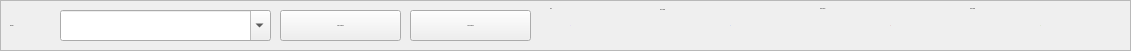
     <widget class="QFrame" name="frame_3">
      <property name="geometry">
       <rect>
        <x>10</x>
        <y>60</y>
        <width>1131</width>
        <height>51</height>
       </rect>
      </property>
      <property name="frameShape">
       <enum>QFrame::Shape::StyledPanel</enum>
      </property>
      <property name="frameShadow">
       <enum>QFrame::Shadow::Raised</enum>
      </property>
      <widget class="QLabel" name="label_Camera">
       <property name="geometry">
        <rect>
         <x>10</x>
         <y>0</y>
         <width>61</width>
         <height>51</height>
        </rect>
       </property>
       <property name="font">
        <font>
         <family>Segoe UI</family>
         <pointsize>-1</pointsize>
        </font>
       </property>
       <property name="text">
        <string>Camera</string>
       </property>
      </widget>
      <widget class="QComboBox" name="cameraComboBox">
       <property name="geometry">
        <rect>
         <x>60</x>
         <y>10</y>
         <width>211</width>
         <height>31</height>
        </rect>
       </property>
       <property name="font">
        <font>
         <family>Segoe UI</family>
         <pointsize>-1</pointsize>
        </font>
       </property>
       <property name="editable">
        <bool>true</bool>
       </property>
      </widget>
      <widget class="QPushButton" name="openCamera">
       <property name="geometry">
        <rect>
         <x>280</x>
         <y>10</y>
         <width>121</width>
         <height>31</height>
        </rect>
       </property>
       <property name="font">
        <font>
         <family>Segoe UI</family>
         <pointsize>-1</pointsize>
        </font>
       </property>
       <property name="text">
        <string>Open Camera</string>
       </property>
      </widget>
      <widget class="QPushButton" name="closeCamera">
       <property name="geometry">
        <rect>
         <x>410</x>
         <y>10</y>
         <width>121</width>
         <height>31</height>
        </rect>
       </property>
       <property name="font">
        <font>
         <family>Segoe UI</family>
         <pointsize>-1</pointsize>
        </font>
       </property>
       <property name="text">
        <string>Close Camera</string>
       </property>
      </widget>
      <widget class="QLabel" name="label_10">
       <property name="geometry">
        <rect>
         <x>550</x>
         <y>0</y>
         <width>24</width>
         <height>18</height>
        </rect>
       </property>
       <property name="font">
        <font>
         <family>Segoe UI</family>
         <pointsize>-1</pointsize>
        </font>
       </property>
       <property name="text">
        <string>FPS:</string>
       </property>
      </widget>
      <widget class="QLabel" name="fps_label">
       <property name="geometry">
        <rect>
         <x>570</x>
         <y>0</y>
         <width>81</width>
         <height>51</height>
        </rect>
       </property>
       <property name="palette">
        <palette>
         <active>
          <colorrole role="WindowText">
           <brush brushstyle="SolidPattern">
            <color alpha="255">
             <red>170</red>
             <green>85</green>
             <blue>255</blue>
            </color>
           </brush>
          </colorrole>
          <colorrole role="Button">
           <brush brushstyle="SolidPattern">
            <color alpha="0">
             <red>0</red>
             <green>0</green>
             <blue>0</blue>
            </color>
           </brush>
          </colorrole>
          <colorrole role="Text">
           <brush brushstyle="SolidPattern">
            <color alpha="255">
             <red>226</red>
             <green>112</green>
             <blue>255</blue>
            </color>
           </brush>
          </colorrole>
          <colorrole role="ButtonText">
           <brush brushstyle="SolidPattern">
            <color alpha="255">
             <red>226</red>
             <green>112</green>
             <blue>255</blue>
            </color>
           </brush>
          </colorrole>
          <colorrole role="Base">
           <brush brushstyle="SolidPattern">
            <color alpha="0">
             <red>0</red>
             <green>0</green>
             <blue>0</blue>
            </color>
           </brush>
          </colorrole>
          <colorrole role="Window">
           <brush brushstyle="SolidPattern">
            <color alpha="0">
             <red>0</red>
             <green>0</green>
             <blue>0</blue>
            </color>
           </brush>
          </colorrole>
          <colorrole role="PlaceholderText">
           <brush brushstyle="SolidPattern">
            <color alpha="128">
             <red>226</red>
             <green>112</green>
             <blue>255</blue>
            </color>
           </brush>
          </colorrole>
         </active>
         <inactive>
          <colorrole role="WindowText">
           <brush brushstyle="SolidPattern">
            <color alpha="255">
             <red>170</red>
             <green>85</green>
             <blue>255</blue>
            </color>
           </brush>
          </colorrole>
          <colorrole role="Button">
           <brush brushstyle="SolidPattern">
            <color alpha="0">
             <red>0</red>
             <green>0</green>
             <blue>0</blue>
            </color>
           </brush>
          </colorrole>
          <colorrole role="Text">
           <brush brushstyle="SolidPattern">
            <color alpha="255">
             <red>226</red>
             <green>112</green>
             <blue>255</blue>
            </color>
           </brush>
          </colorrole>
          <colorrole role="ButtonText">
           <brush brushstyle="SolidPattern">
            <color alpha="255">
             <red>226</red>
             <green>112</green>
             <blue>255</blue>
            </color>
           </brush>
          </colorrole>
          <colorrole role="Base">
           <brush brushstyle="SolidPattern">
            <color alpha="0">
             <red>0</red>
             <green>0</green>
             <blue>0</blue>
            </color>
           </brush>
          </colorrole>
          <colorrole role="Window">
           <brush brushstyle="SolidPattern">
            <color alpha="0">
             <red>0</red>
             <green>0</green>
             <blue>0</blue>
            </color>
           </brush>
          </colorrole>
          <colorrole role="PlaceholderText">
           <brush brushstyle="SolidPattern">
            <color alpha="128">
             <red>226</red>
             <green>112</green>
             <blue>255</blue>
            </color>
           </brush>
          </colorrole>
         </inactive>
         <disabled>
          <colorrole role="WindowText">
           <brush brushstyle="SolidPattern">
            <color alpha="255">
             <red>120</red>
             <green>120</green>
             <blue>120</blue>
            </color>
           </brush>
          </colorrole>
          <colorrole role="Button">
           <brush brushstyle="SolidPattern">
            <color alpha="0">
             <red>0</red>
             <green>0</green>
             <blue>0</blue>
            </color>
           </brush>
          </colorrole>
          <colorrole role="Text">
           <brush brushstyle="SolidPattern">
            <color alpha="255">
             <red>226</red>
             <green>112</green>
             <blue>255</blue>
            </color>
           </brush>
          </colorrole>
          <colorrole role="ButtonText">
           <brush brushstyle="SolidPattern">
            <color alpha="255">
             <red>226</red>
             <green>112</green>
             <blue>255</blue>
            </color>
           </brush>
          </colorrole>
          <colorrole role="Base">
           <brush brushstyle="SolidPattern">
            <color alpha="0">
             <red>0</red>
             <green>0</green>
             <blue>0</blue>
            </color>
           </brush>
          </colorrole>
          <colorrole role="Window">
           <brush brushstyle="SolidPattern">
            <color alpha="0">
             <red>0</red>
             <green>0</green>
             <blue>0</blue>
            </color>
           </brush>
          </colorrole>
          <colorrole role="PlaceholderText">
           <brush brushstyle="SolidPattern">
            <color alpha="128">
             <red>226</red>
             <green>112</green>
             <blue>255</blue>
            </color>
           </brush>
          </colorrole>
         </disabled>
        </palette>
       </property>
       <property name="font">
        <font>
         <family>Segoe UI</family>
         <pointsize>-1</pointsize>
         <bold>true</bold>
        </font>
       </property>
       <property name="text">
        <string>--</string>
       </property>
      </widget>
      <widget class="QLabel" name="label_5">
       <property name="geometry">
        <rect>
         <x>660</x>
         <y>0</y>
         <width>64</width>
         <height>20</height>
        </rect>
       </property>
       <property name="font">
        <font>
         <family>Segoe UI</family>
         <pointsize>-1</pointsize>
        </font>
       </property>
       <property name="text">
        <string>CPU Usage</string>
       </property>
      </widget>
      <widget class="QLabel" name="cpu_label">
       <property name="geometry">
        <rect>
         <x>730</x>
         <y>0</y>
         <width>81</width>
         <height>51</height>
        </rect>
       </property>
       <property name="palette">
        <palette>
         <active>
          <colorrole role="WindowText">
           <brush brushstyle="SolidPattern">
            <color alpha="255">
             <red>0</red>
             <green>85</green>
             <blue>255</blue>
            </color>
           </brush>
          </colorrole>
          <colorrole role="Button">
           <brush brushstyle="SolidPattern">
            <color alpha="0">
             <red>0</red>
             <green>0</green>
             <blue>0</blue>
            </color>
           </brush>
          </colorrole>
          <colorrole role="Text">
           <brush brushstyle="SolidPattern">
            <color alpha="255">
             <red>89</red>
             <green>210</green>
             <blue>255</blue>
            </color>
           </brush>
          </colorrole>
          <colorrole role="ButtonText">
           <brush brushstyle="SolidPattern">
            <color alpha="255">
             <red>89</red>
             <green>210</green>
             <blue>255</blue>
            </color>
           </brush>
          </colorrole>
          <colorrole role="Base">
           <brush brushstyle="SolidPattern">
            <color alpha="0">
             <red>0</red>
             <green>0</green>
             <blue>0</blue>
            </color>
           </brush>
          </colorrole>
          <colorrole role="Window">
           <brush brushstyle="SolidPattern">
            <color alpha="0">
             <red>0</red>
             <green>0</green>
             <blue>0</blue>
            </color>
           </brush>
          </colorrole>
          <colorrole role="PlaceholderText">
           <brush brushstyle="SolidPattern">
            <color alpha="128">
             <red>89</red>
             <green>210</green>
             <blue>255</blue>
            </color>
           </brush>
          </colorrole>
         </active>
         <inactive>
          <colorrole role="WindowText">
           <brush brushstyle="SolidPattern">
            <color alpha="255">
             <red>0</red>
             <green>85</green>
             <blue>255</blue>
            </color>
           </brush>
          </colorrole>
          <colorrole role="Button">
           <brush brushstyle="SolidPattern">
            <color alpha="0">
             <red>0</red>
             <green>0</green>
             <blue>0</blue>
            </color>
           </brush>
          </colorrole>
          <colorrole role="Text">
           <brush brushstyle="SolidPattern">
            <color alpha="255">
             <red>89</red>
             <green>210</green>
             <blue>255</blue>
            </color>
           </brush>
          </colorrole>
          <colorrole role="ButtonText">
           <brush brushstyle="SolidPattern">
            <color alpha="255">
             <red>89</red>
             <green>210</green>
             <blue>255</blue>
            </color>
           </brush>
          </colorrole>
          <colorrole role="Base">
           <brush brushstyle="SolidPattern">
            <color alpha="0">
             <red>0</red>
             <green>0</green>
             <blue>0</blue>
            </color>
           </brush>
          </colorrole>
          <colorrole role="Window">
           <brush brushstyle="SolidPattern">
            <color alpha="0">
             <red>0</red>
             <green>0</green>
             <blue>0</blue>
            </color>
           </brush>
          </colorrole>
          <colorrole role="PlaceholderText">
           <brush brushstyle="SolidPattern">
            <color alpha="128">
             <red>89</red>
             <green>210</green>
             <blue>255</blue>
            </color>
           </brush>
          </colorrole>
         </inactive>
         <disabled>
          <colorrole role="WindowText">
           <brush brushstyle="SolidPattern">
            <color alpha="255">
             <red>120</red>
             <green>120</green>
             <blue>120</blue>
            </color>
           </brush>
          </colorrole>
          <colorrole role="Button">
           <brush brushstyle="SolidPattern">
            <color alpha="0">
             <red>0</red>
             <green>0</green>
             <blue>0</blue>
            </color>
           </brush>
          </colorrole>
          <colorrole role="Text">
           <brush brushstyle="SolidPattern">
            <color alpha="255">
             <red>89</red>
             <green>210</green>
             <blue>255</blue>
            </color>
           </brush>
          </colorrole>
          <colorrole role="ButtonText">
           <brush brushstyle="SolidPattern">
            <color alpha="255">
             <red>89</red>
             <green>210</green>
             <blue>255</blue>
            </color>
           </brush>
          </colorrole>
          <colorrole role="Base">
           <brush brushstyle="SolidPattern">
            <color alpha="0">
             <red>0</red>
             <green>0</green>
             <blue>0</blue>
            </color>
           </brush>
          </colorrole>
          <colorrole role="Window">
           <brush brushstyle="SolidPattern">
            <color alpha="0">
             <red>0</red>
             <green>0</green>
             <blue>0</blue>
            </color>
           </brush>
          </colorrole>
          <colorrole role="PlaceholderText">
           <brush brushstyle="SolidPattern">
            <color alpha="128">
             <red>89</red>
             <green>210</green>
             <blue>255</blue>
            </color>
           </brush>
          </colorrole>
         </disabled>
        </palette>
       </property>
       <property name="font">
        <font>
         <family>Segoe UI</family>
         <pointsize>-1</pointsize>
         <bold>true</bold>
        </font>
       </property>
       <property name="text">
        <string>--</string>
       </property>
      </widget>
      <widget class="QLabel" name="label_6">
       <property name="geometry">
        <rect>
         <x>820</x>
         <y>0</y>
         <width>67</width>
         <height>18</height>
        </rect>
       </property>
       <property name="font">
        <font>
         <family>Segoe UI</family>
         <pointsize>-1</pointsize>
        </font>
       </property>
       <property name="text">
        <string>RAM Usage</string>
       </property>
      </widget>
      <widget class="QLabel" name="ram_label">
       <property name="geometry">
        <rect>
         <x>890</x>
         <y>0</y>
         <width>81</width>
         <height>51</height>
        </rect>
       </property>
       <property name="palette">
        <palette>
         <active>
          <colorrole role="WindowText">
           <brush brushstyle="SolidPattern">
            <color alpha="255">
             <red>170</red>
             <green>0</green>
             <blue>0</blue>
            </color>
           </brush>
          </colorrole>
          <colorrole role="Button">
           <brush brushstyle="SolidPattern">
            <color alpha="0">
             <red>0</red>
             <green>0</green>
             <blue>0</blue>
            </color>
           </brush>
          </colorrole>
          <colorrole role="Text">
           <brush brushstyle="SolidPattern">
            <color alpha="255">
             <red>191</red>
             <green>0</green>
             <blue>27</blue>
            </color>
           </brush>
          </colorrole>
          <colorrole role="ButtonText">
           <brush brushstyle="SolidPattern">
            <color alpha="255">
             <red>191</red>
             <green>0</green>
             <blue>27</blue>
            </color>
           </brush>
          </colorrole>
          <colorrole role="Base">
           <brush brushstyle="SolidPattern">
            <color alpha="0">
             <red>0</red>
             <green>0</green>
             <blue>0</blue>
            </color>
           </brush>
          </colorrole>
          <colorrole role="Window">
           <brush brushstyle="SolidPattern">
            <color alpha="0">
             <red>0</red>
             <green>0</green>
             <blue>0</blue>
            </color>
           </brush>
          </colorrole>
          <colorrole role="PlaceholderText">
           <brush brushstyle="SolidPattern">
            <color alpha="128">
             <red>191</red>
             <green>0</green>
             <blue>27</blue>
            </color>
           </brush>
          </colorrole>
         </active>
         <inactive>
          <colorrole role="WindowText">
           <brush brushstyle="SolidPattern">
            <color alpha="255">
             <red>170</red>
             <green>0</green>
             <blue>0</blue>
            </color>
           </brush>
          </colorrole>
          <colorrole role="Button">
           <brush brushstyle="SolidPattern">
            <color alpha="0">
             <red>0</red>
             <green>0</green>
             <blue>0</blue>
            </color>
           </brush>
          </colorrole>
          <colorrole role="Text">
           <brush brushstyle="SolidPattern">
            <color alpha="255">
             <red>191</red>
             <green>0</green>
             <blue>27</blue>
            </color>
           </brush>
          </colorrole>
          <colorrole role="ButtonText">
           <brush brushstyle="SolidPattern">
            <color alpha="255">
             <red>191</red>
             <green>0</green>
             <blue>27</blue>
            </color>
           </brush>
          </colorrole>
          <colorrole role="Base">
           <brush brushstyle="SolidPattern">
            <color alpha="0">
             <red>0</red>
             <green>0</green>
             <blue>0</blue>
            </color>
           </brush>
          </colorrole>
          <colorrole role="Window">
           <brush brushstyle="SolidPattern">
            <color alpha="0">
             <red>0</red>
             <green>0</green>
             <blue>0</blue>
            </color>
           </brush>
          </colorrole>
          <colorrole role="PlaceholderText">
           <brush brushstyle="SolidPattern">
            <color alpha="128">
             <red>191</red>
             <green>0</green>
             <blue>27</blue>
            </color>
           </brush>
          </colorrole>
         </inactive>
         <disabled>
          <colorrole role="WindowText">
           <brush brushstyle="SolidPattern">
            <color alpha="255">
             <red>120</red>
             <green>120</green>
             <blue>120</blue>
            </color>
           </brush>
          </colorrole>
          <colorrole role="Button">
           <brush brushstyle="SolidPattern">
            <color alpha="0">
             <red>0</red>
             <green>0</green>
             <blue>0</blue>
            </color>
           </brush>
          </colorrole>
          <colorrole role="Text">
           <brush brushstyle="SolidPattern">
            <color alpha="255">
             <red>191</red>
             <green>0</green>
             <blue>27</blue>
            </color>
           </brush>
          </colorrole>
          <colorrole role="ButtonText">
           <brush brushstyle="SolidPattern">
            <color alpha="255">
             <red>191</red>
             <green>0</green>
             <blue>27</blue>
            </color>
           </brush>
          </colorrole>
          <colorrole role="Base">
           <brush brushstyle="SolidPattern">
            <color alpha="0">
             <red>0</red>
             <green>0</green>
             <blue>0</blue>
            </color>
           </brush>
          </colorrole>
          <colorrole role="Window">
           <brush brushstyle="SolidPattern">
            <color alpha="0">
             <red>0</red>
             <green>0</green>
             <blue>0</blue>
            </color>
           </brush>
          </colorrole>
          <colorrole role="PlaceholderText">
           <brush brushstyle="SolidPattern">
            <color alpha="128">
             <red>191</red>
             <green>0</green>
             <blue>27</blue>
            </color>
           </brush>
          </colorrole>
         </disabled>
        </palette>
       </property>
       <property name="font">
        <font>
         <family>Segoe UI</family>
         <pointsize>-1</pointsize>
         <bold>true</bold>
        </font>
       </property>
       <property name="text">
        <string>--</string>
       </property>
      </widget>
      <widget class="QLabel" name="label_9">
       <property name="geometry">
        <rect>
         <x>970</x>
         <y>0</y>
         <width>65</width>
         <height>18</height>
        </rect>
       </property>
       <property name="font">
        <font>
         <family>Segoe UI</family>
         <pointsize>-1</pointsize>
        </font>
       </property>
       <property name="text">
        <string>GPU Usage</string>
       </property>
      </widget>
      <widget class="QLabel" name="gpu_label">
       <property name="geometry">
        <rect>
         <x>1040</x>
         <y>0</y>
         <width>91</width>
         <height>51</height>
        </rect>
       </property>
       <property name="palette">
        <palette>
         <active>
          <colorrole role="WindowText">
           <brush brushstyle="SolidPattern">
            <color alpha="255">
             <red>85</red>
             <green>170</green>
             <blue>0</blue>
            </color>
           </brush>
          </colorrole>
          <colorrole role="Button">
           <brush brushstyle="SolidPattern">
            <color alpha="0">
             <red>0</red>
             <green>0</green>
             <blue>0</blue>
            </color>
           </brush>
          </colorrole>
          <colorrole role="Text">
           <brush brushstyle="SolidPattern">
            <color alpha="255">
             <red>69</red>
             <green>255</green>
             <blue>110</blue>
            </color>
           </brush>
          </colorrole>
          <colorrole role="ButtonText">
           <brush brushstyle="SolidPattern">
            <color alpha="255">
             <red>69</red>
             <green>255</green>
             <blue>110</blue>
            </color>
           </brush>
          </colorrole>
          <colorrole role="Base">
           <brush brushstyle="SolidPattern">
            <color alpha="0">
             <red>0</red>
             <green>0</green>
             <blue>0</blue>
            </color>
           </brush>
          </colorrole>
          <colorrole role="Window">
           <brush brushstyle="SolidPattern">
            <color alpha="0">
             <red>0</red>
             <green>0</green>
             <blue>0</blue>
            </color>
           </brush>
          </colorrole>
          <colorrole role="PlaceholderText">
           <brush brushstyle="SolidPattern">
            <color alpha="128">
             <red>69</red>
             <green>255</green>
             <blue>110</blue>
            </color>
           </brush>
          </colorrole>
         </active>
         <inactive>
          <colorrole role="WindowText">
           <brush brushstyle="SolidPattern">
            <color alpha="255">
             <red>85</red>
             <green>170</green>
             <blue>0</blue>
            </color>
           </brush>
          </colorrole>
          <colorrole role="Button">
           <brush brushstyle="SolidPattern">
            <color alpha="0">
             <red>0</red>
             <green>0</green>
             <blue>0</blue>
            </color>
           </brush>
          </colorrole>
          <colorrole role="Text">
           <brush brushstyle="SolidPattern">
            <color alpha="255">
             <red>69</red>
             <green>255</green>
             <blue>110</blue>
            </color>
           </brush>
          </colorrole>
          <colorrole role="ButtonText">
           <brush brushstyle="SolidPattern">
            <color alpha="255">
             <red>69</red>
             <green>255</green>
             <blue>110</blue>
            </color>
           </brush>
          </colorrole>
          <colorrole role="Base">
           <brush brushstyle="SolidPattern">
            <color alpha="0">
             <red>0</red>
             <green>0</green>
             <blue>0</blue>
            </color>
           </brush>
          </colorrole>
          <colorrole role="Window">
           <brush brushstyle="SolidPattern">
            <color alpha="0">
             <red>0</red>
             <green>0</green>
             <blue>0</blue>
            </color>
           </brush>
          </colorrole>
          <colorrole role="PlaceholderText">
           <brush brushstyle="SolidPattern">
            <color alpha="128">
             <red>69</red>
             <green>255</green>
             <blue>110</blue>
            </color>
           </brush>
          </colorrole>
         </inactive>
         <disabled>
          <colorrole role="WindowText">
           <brush brushstyle="SolidPattern">
            <color alpha="255">
             <red>120</red>
             <green>120</green>
             <blue>120</blue>
            </color>
           </brush>
          </colorrole>
          <colorrole role="Button">
           <brush brushstyle="SolidPattern">
            <color alpha="0">
             <red>0</red>
             <green>0</green>
             <blue>0</blue>
            </color>
           </brush>
          </colorrole>
          <colorrole role="Text">
           <brush brushstyle="SolidPattern">
            <color alpha="255">
             <red>69</red>
             <green>255</green>
             <blue>110</blue>
            </color>
           </brush>
          </colorrole>
          <colorrole role="ButtonText">
           <brush brushstyle="SolidPattern">
            <color alpha="255">
             <red>69</red>
             <green>255</green>
             <blue>110</blue>
            </color>
           </brush>
          </colorrole>
          <colorrole role="Base">
           <brush brushstyle="SolidPattern">
            <color alpha="0">
             <red>0</red>
             <green>0</green>
             <blue>0</blue>
            </color>
           </brush>
          </colorrole>
          <colorrole role="Window">
           <brush brushstyle="SolidPattern">
            <color alpha="0">
             <red>0</red>
             <green>0</green>
             <blue>0</blue>
            </color>
           </brush>
          </colorrole>
          <colorrole role="PlaceholderText">
           <brush brushstyle="SolidPattern">
            <color alpha="128">
             <red>69</red>
             <green>255</green>
             <blue>110</blue>
            </color>
           </brush>
          </colorrole>
         </disabled>
        </palette>
       </property>
       <property name="font">
        <font>
         <family>Segoe UI</family>
         <pointsize>-1</pointsize>
         <bold>true</bold>
        </font>
       </property>
       <property name="text">
        <string>--</string>
       </property>
      </widget>
     </widget>
